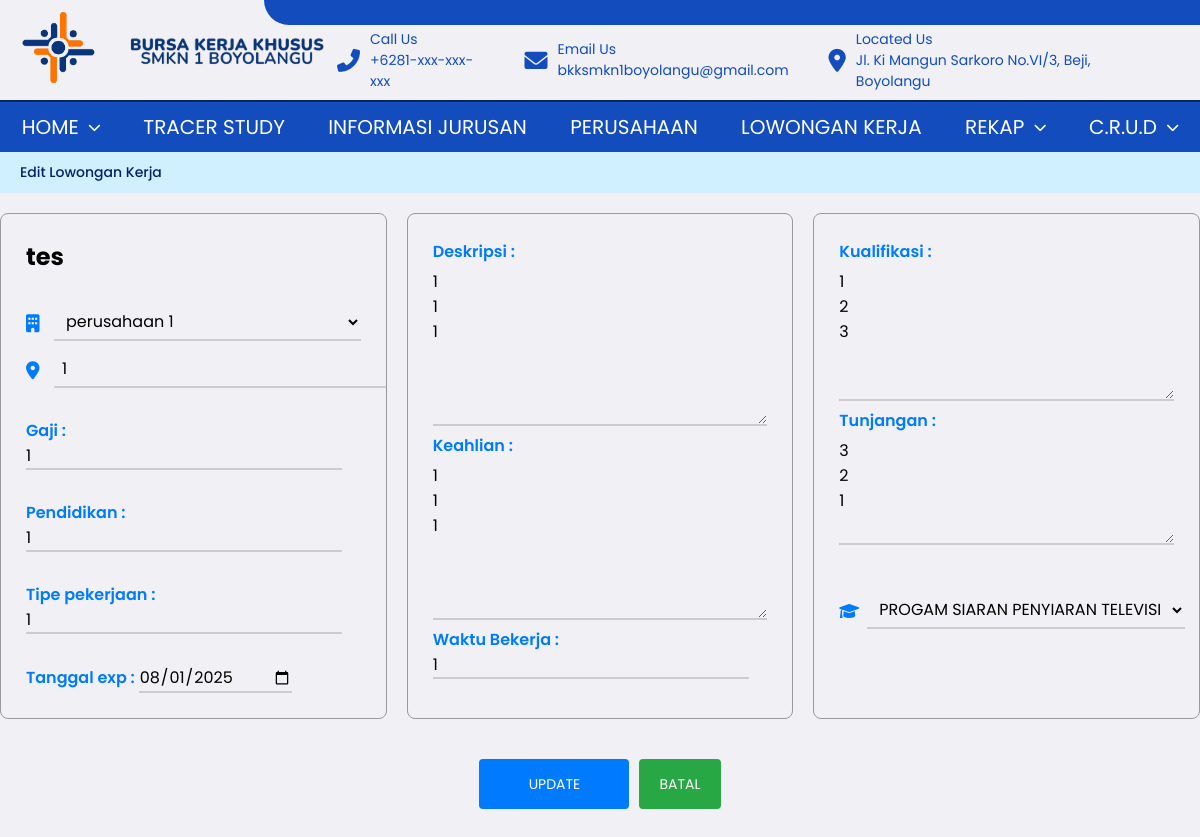
Page /BKK/CRUD/loker/loker-edit.php?id=13 (signed in) on the committed database.
### tables this page shows
CREATE TABLE `lowker`  (
  `id_lowker` int NOT NULL AUTO_INCREMENT,
  `id_jurusan` int NOT NULL,
  `judul_lowker` varchar(255) NOT NULL,
  `deskripsi_lowker` text NOT NULL,
  `email` varchar(255) NOT NULL,
  `gaji` varchar(255) NULL DEFAULT NULL,
  `pendidikan` varchar(255) NULL DEFAULT NULL,
  `tipe_pekerjaan` varchar(255) NULL DEFAULT NULL,
  `tgl_ditutup` date NULL DEFAULT NULL,
  `tgl_posting` date NULL DEFAULT NULL,
  `keahlian` text NULL,
  `waktu_bekerja` varchar(255) NULL DEFAULT NULL,
  `kualifikasi` text NULL,
  `tunjangan` text NULL,
  `id_perusahaan` int NULL DEFAULT NULL,
  `lokasi` varchar(255) NULL DEFAULT NULL,
  `jumlah_pelamar` int NULL DEFAULT NULL,
  PRIMARY KEY (`id_lowker`, `id_jurusan`) USING BTREE,
  INDEX `id_perusahaan`(`id_perusahaan` ASC) USING BTREE,
  INDEX `kategori_jurusan`(`id_jurusan` ASC) USING BTREE,
  INDEX `id_lowker`(`id_lowker` ASC) USING BTREE,
  CONSTRAINT `kategori_jurusan` FOREIGN KEY (`id_jurusan`) REFERENCES `jurusan` (`id_jurusan`) ON DELETE RESTRICT ON UPDATE RESTRICT,
  CONSTRAINT `lowker_ibfk_1` FOREIGN KEY (`id_perusahaan`) REFERENCES `perusahaan` (`id_perusahaan`) ON DELETE RESTRICT ON UPDATE RESTRICT
);

CREATE TABLE `perusahaan`  (
  `id_perusahaan` int NOT NULL AUTO_INCREMENT,
  `nama` varchar(100) NULL DEFAULT NULL,
  `alamat` text NULL,
  `kota` varchar(50) NULL DEFAULT NULL,
  `deskripsi_perusahaan` text NULL,
  `kontak` varchar(15) NULL DEFAULT NULL,
  `email` varchar(100) NULL DEFAULT NULL,
  `logo` longblob NULL,
  `gambar` longblob NULL,
  `standar` enum('umkm','mou','startup','perseroan') NOT NULL,
  `kategori` enum('lokal','provinsi','nasional','internasional') NOT NULL,
  `kerja_sama` text NOT NULL,
  PRIMARY KEY (`id_perusahaan`) USING BTREE
);

CREATE TABLE `jurusan`  (
  `id_jurusan` int NOT NULL AUTO_INCREMENT,
  `jurusan` varchar(100) NULL DEFAULT NULL,
  PRIMARY KEY (`id_jurusan`) USING BTREE
);

### BKK/config/helpers.php (called while the page is built, shortened)
<?php
function is_logged_in() {
    return isset($_SESSION['user_id']);
}
function is_admin() {
    return is_logged_in() && ($_SESSION['role'] ?? '') === 'admin';
}
function is_alumni() {
    return is_logged_in() && ($_SESSION['role'] ?? '') === 'alumni';
}
?>

### BKK/CRUD/loker/loker-edit.php (the view, shortened to what this page needs)
<?php
require_once __DIR__ . '/../../config/helpers.php';
$id = intval($_GET['id'] ?? 0);
$stmt = $koneksi->prepare("SELECT * FROM lowker WHERE id_lowker = ?");
$stmt->bind_param("i", $id);
$stmt->execute();
$result = $stmt->get_result();
$data = $result->fetch_assoc();
$companies = $koneksi->query("SELECT id_perusahaan, nama FROM perusahaan");
$jurusan = $koneksi->query("SELECT id_jurusan, jurusan FROM jurusan");
?>
<!DOCTYPE html>
<html>
<head>
    <link rel="stylesheet" href="loker-tambah.css?v=<?= time() ?>">
    <link rel="stylesheet" href="../../navbar/navbar.css?v=<?php echo time(); ?>">
    <link href="https://cdnjs.cloudflare.com/ajax/libs/font-awesome/6.0.0-beta3/css/all.min.css" rel="stylesheet">
</head>
<body>
    <?php include '../../navbar/header.php'; ?>
    <div class="container">
        <?php
    if (!is_logged_in()) {
        include '../../navbar/guest.php';
    } elseif (is_alumni()) {
        include '../../navbar/alumni.php';
    } elseif (is_admin()) {
        include '../../navbar/admin.php';
    }
    ?>
        <div class="header-bar">
            <a href="#">Edit Lowongan Kerja</a>
        </div>
        <section class="detail-lowongan">
            <form method="POST">
                <div class="container-detail">
                    <div class="kotak-satu">
                        <h2><input type="text" name="judul_lowker"
                                value="<?= htmlspecialchars($data['judul_lowker']) ?>" required></h2>
                        <div class="rincian">
                            <ul>
                                <li>
                                    <i class="fa-solid fa-building"></i>
                                    <select name="id_perusahaan" required>
                                        <?php while ($c = $companies->fetch_assoc()): ?>
                                        <option value="<?= $c['id_perusahaan'] ?>"
                                            <?= $data['id_perusahaan'] == $c['id_perusahaan'] ? 'selected' : '' ?>>
                                            <?= htmlspecialchars($c['nama']) ?>
                                        </option>
                                        <?php endwhile; ?>
                                    </select>
                                </li>
                                <li>
                                    <i class="fa-solid fa-location-dot"></i>
                                    <input type="text" name="lokasi" value="<?= htmlspecialchars($data['lokasi']) ?>"
                                        required>
                                </li>
                            </ul>
                        </div>
                        <div class="form-input">
                            <p>Gaji :</p>
                            <input type="text" name="gaji" value="<?= htmlspecialchars($data['gaji']) ?>">
                        </div>
                        <div class="form-input">
                            <p>Pendidikan :</p>
                            <input type="text" name="pendidikan" value="<?= htmlspecialchars($data['pendidikan']) ?>">
                        </div>
                        <div class="form-input">
                            <p>Tipe pekerjaan :</p>
                            <input type="text" name="tipe_pekerjaan"
                                value="<?= htmlspecialchars($data['tipe_pekerjaan']) ?>">
                        </div>
                        <div class="form-input">
                            <p>Tanggal exp :
                                <input type="date" name="tgl_ditutup"
                                    value="<?= htmlspecialchars($data['tgl_ditutup']) ?>" required>
                            </p>
                        </div>
                    </div>
                    <div class="kotak-dua">
                        <div class="detail-content">
                            <div class="form-input">
                                <p>Deskripsi : </p>
                                <textarea name="deskripsi_lowker" placeholder="Deskripsi lengkap lowongan kerja"
                                    rows="6" required><?= htmlspecialchars($data['deskripsi_lowker']) ?></textarea>
                            </div>
                            <div class="form-input">
                                <p>Keahlian : </p>
                                <textarea name="keahlian" placeholder="Contoh: HTML, CSS, JS"
                                    rows="6" required><?= htmlspecialchars($data['keahlian']) ?></textarea>
                            </div>
                            <div class="forn-input">
                                <p>Waktu Bekerja :</p>
                                <input type="text" name="waktu_bekerja" placeholder="Contoh: Senin-Jumat, Shift"
                                    value="<?= htmlspecialchars($data['waktu_bekerja']) ?>">
                            </div>
                        </div>
                    </div>
                        <div class="kotak-tiga">
                            <div class="form-input">
                                <p>Kualifikasi :</p>
                                <textarea name="kualifikasi" rows="5"
                                    placeholder="Contoh: Usia < 30, Rajin, dsb"><?= htmlspecialchars($data['kualifikasi']) ?></textarea>
                            </div>
                            <div class="form-input">
                                <p>Tunjangan :</p>
                                <textarea name="tunjangan" rows="4"
                                    placeholder="Contoh: Uang Makan, Transportasi, dll"><?= htmlspecialchars($data['tunjangan']) ?></textarea>
                            </div>
                            <div class="form-input" id="jurusan">
                                <i class="fa-solid fa-graduation-cap"></i>
                                <select name="id_jurusan" required>
                                    <?php while ($j = $jurusan->fetch_assoc()): ?>
                                    <option value="<?= $j['id_jurusan'] ?>"
                                        <?= $data['id_jurusan'] == $j['id_jurusan'] ? 'selected' : '' ?>>
                                        <?= htmlspecialchars($j['jurusan']) ?>
                                    </option>
                                    <?php endwhile; ?>
                                </select>
                            </div>
                        </div>
                    <div class="actions">
                        <button type="submit" name="update" class="save-btn">UPDATE</button>
                        <a href="loker.php" class="apply-btn">BATAL</a>
                    </div>
                </div>
            </form>
        </section>
    </div>
</body>
</html>

### BKK/CRUD/loker/loker-tambah.css (style rules this page uses)
* { margin: 0; padding: 0; box-sizing: border-box; font-family: 'Poppins', sans-serif; }
body { background-color: #f0f0f5; font-size: 16px; }
.container { height: 100vh; }
.header-bar { background-color: #d1f0ff; padding: 10px 20px; text-align: left; font-size: 14px; font-weight: 500; }
.header-bar a { color: #002366; text-decoration: none; margin-right: 40px; }
.container-detail { display: flex; justify-content: center; flex-direction: row; flex-wrap: wrap; margin: 20px auto; gap: 20px; max-width: 1200px; }
.detail-lowongan { width: 100%; }
.kotak-satu, .kotak-dua, .kotak-tiga { border: 1px solid #9b9a9a; border-radius: 8px; padding: 25px; box-sizing: border-box; }
.kotak-satu p, .kotak-dua p, .kotak-tiga p { font-weight: 600; color: #007bff; }
.kotak-satu { flex: 1; width: 10px; }
.rincian { margin-top: 30px; }
.rincian ul li i { margin-right: 8px; color: #007bff; }
.kotak-satu h2 input { border: none; outline: none; font-size: 24px; font-weight: bold; width: 100%; background: transparent; font-family: inherit; }
.rincian li { display: flex; align-items: center; margin-bottom: 10px; }
.rincian li i { color: #444; font-size: 18px; min-width: 20px; }
.rincian li input, .rincian li select { flex: 1; padding: 5px 8px; border: none; border-bottom: 2px solid #ccc; background: transparent; font-size: 16px; outline: none; font-family: inherit; }
.kotak-satu .form-input { margin-top: 30px; }
.kotak-satu input { border: none; border-bottom: 2px solid #ccc; background: transparent; font-size: 16px; outline: none; font-family: inherit; }
.kotak-dua { flex: 1; min-width: 120px; max-width: 48%; }
.kotak-dua input { border: none; border-bottom: 2px solid #ccc; background: transparent; font-size: 16px; outline: none; font-family: inherit; }
.kotak-dua textarea, .kotak-tiga textarea { width: 100%; border: none; border-bottom: 2px solid #ccc; background: transparent; font-size: 16px; outline: none; font-family: inherit; resize: vertical; padding: 5px 0; box-sizing: border-box; }
.kotak-tiga { flex: 1; min-width: 120px; max-width: 48%; }
.kotak-tiga .form-input select { flex: 1; padding: 5px 8px; border: none; border-bottom: 2px solid #ccc; background: transparent; font-size: 16px; outline: none; font-family: inherit; }
.kotak-tiga #jurusan { display: flex; align-items: center; margin-top: 40px; }
.kotak-tiga i { margin-right: 8px; color: #007bff; }
.actions { display: flex; justify-content: center; gap: 10px; margin-top: 20px; width: 100%; }
.actions button { padding: 10px 20px; font-size: 14px; width: 150px; height: 50px; color: #fff; border: none; border-radius: 4px; cursor: pointer; transition: opacity 0.3s; }
.save-btn { background-color: #007bff; }
.apply-btn { display: flex; align-items: center; justify-content: center; text-decoration: none; background-color: #28a745; padding: 10px 20px; font-size: 14px; color: #fff; border-radius: 4px; cursor: pointer; transition: opacity 0.3s; }

### rows in the picture
lowker: judul_lowker "tes", id_perusahaan "perusahaan 1", lokasi "1", gaji "1", pendidikan "1", tipe_pekerjaan "1", tgl_ditutup "08/01/2025", deskripsi_lowker "1 1 1", keahlian "1 1 1", waktu_bekerja "1", kualifikasi "1 2 3", tunjangan "3 2 1", id_jurusan "PROGAM SIARAN PENYIARAN TELEVISI"
